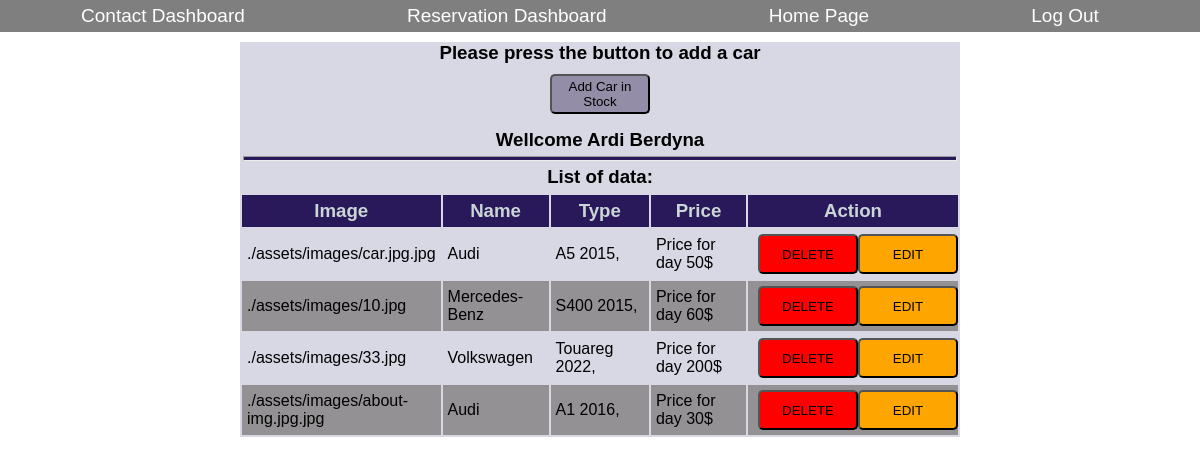
The app's page /CRUD/display.php (signed in) with its own data.
### tables this page shows
CREATE TABLE `cars` (
  `id` int(11) NOT NULL,
  `image` varchar(200) NOT NULL,
  `emri` varchar(200) NOT NULL,
  `lloji` varchar(200) NOT NULL,
  `qmimi` varchar(20) NOT NULL
);

### CRUD/database.php (called while the page is built)
<?php
 class dbConnect{
     private $conn = null;
     private $host = 'localhost';
     private $dbname = 'renta_car';
     private $dbusername = 'root';
     private $password = '';
        public function connectDB(){
            try{
                $this->conn = new PDO("mysql:host=$this->host;dbname=$this->dbname", $this->dbusername, $this->password);
         }catch(PDOException  $d){
                echo "nuk mund te lidhj me sukses";
         }
            return $this->conn;
        }
     }
?>

### CRUD/Menu-controller.php (called while the page is built, shortened)
<?php
require_once('database.php');
class Car extends dbConnect {
    private $dbconn;
    public function __construct($id='', $image='', $emri = '', $lloji='', $qmimi=''){
        $this->dbconn= $this->connectDB();
    }
    public function lexoDhenat(){
       $sql = "select * from cars";
       $stm=$this->dbconn->prepare($sql);
       $stm->execute();
       $rezultati = $stm->fetchAll(PDO::FETCH_ASSOC);
       return $rezultati;
    }
}
?>

### CRUD/display.php (the view, shortened to what this page needs)
<?php
    require_once('Menu-controller.php');
    $dhenat = new Car();
    $allDate = $dhenat->lexoDhenat();
?>
<!DOCTYPE html>
<html>
    <head>
    <link rel="stylesheet" href ="displayStyle.css" />
    </head>
    <body>
        <nav>
            <ul>
                <li><a href="readContact.php">Contact Dashboard</a></li>
                <li><a href="readReservatio.php">Reservation Dashboard</a></li>
                <li><a href="../index.php">Home Page</a></li>
                <li><a href="../logout.php">Log Out</a></li>
            </ul>
        </nav>
        <div id="a1">
            <header>
                <h3>Please press the button to add a car</h3>
                <a href="insert.php"><Button id='r' name= "button">Add Car in Stock</Button></a>
                <p><?php echo "Wellcome " . $_SESSION['role']; ?></p>
            </header>
            <table>
            <hr>
            <p>List of data:</p>
                    <tr>
                        <th>Image</th>
                        <th>Name</th>
                        <th>Type</th>
                        <th>Price</th>
                        <th>Action</th>
                    </tr>
                    <tr>
                        <?php
                            foreach($allDate as $key=>$value){
                        ?>
                        <td><?php echo $value['image']; ?></td>
                        <td><?php echo $value['emri']; ?></td>
                        <td><?php echo $value['lloji']; ?></td>
                        <td><?php echo $value['qmimi']; ?></td>
                        <td id='de'><a href="delete.php?id=<?php echo $value['id']?>"><button id="d">DELETE</button></a>
                        <a href="edit.php?id=<?php echo $value['id']?>"><button id='e'>EDIT</button></td></a>
                    </tr>
                    <?php
                    }
                    ?>
            </table>
        </div>
    </body>
</html>

### CRUD/displayStyle.css (style rules this page uses)
* { margin: 0; padding: 0; }
body { font-family: 'Segoe UI light', Tahoma, Geneva, Verdana, sans-serif; }
#a1 { display: flex; flex-direction: column; width: 60%; margin: 0 auto; background-color: rgb(215, 216, 228); }
hr { width: 99%; height: 3px; background: rgb(41 25 90); margin: 0 auto; }
header, table { display: flex; flex-direction: column; width: 100%; min-height: 100px; margin: a auto; justify-content: center; align-items: center; }
p { text-align: center; font-size: 14pt; font-weight: bolder; padding: 5px 0px; }
button { background-color:rgb(148 141 167); width: 100px; height: 40px; border-radius: 5px; cursor: pointer; }
#r { margin: 10px; }
td { width: 100px; padding: 5px; }
th { background-color: rgb(41 25 90); color: rgb(202, 214, 214); padding: 5px; font-size: 14pt; }
#de { width: 80px; display: flex; justify-content: center; padding-right: 5px; width: 100%; }
#d { background-color: red; }
#e { background-color: orange; }
tr:nth-child(odd) { background-color: rgb(148, 145, 148); }
nav { background-color: rgba(0, 0, 0, 0.5); margin-bottom: 10px; }
nav ul { margin-right: 20px; display: flex; flex-flow: row wrap; justify-content: space-around; align-items: center; }
nav ul li { list-style-type: none; padding: 5px; }
nav ul li a { font-size: 19px; text-decoration: none; display: inline; color: white; }

### records on screen
cars: image "./assets/images/car.jpg.jpg", emri "Audi", lloji "A5 2015,", qmimi "Price for day 50$"
cars: image "./assets/images/10.jpg", emri "Mercedes-Benz", lloji "S400 2015,", qmimi "Price for day 60$"
cars: image "./assets/images/33.jpg", emri "Volkswagen", lloji "Touareg 2022,", qmimi "Price for day 200$"
cars: image "./assets/images/about-img.jpg.jpg", emri "Audi", lloji "A1 2016,", qmimi "Price for day 30$"

### other values on screen
$_SESSION['role'] "Ardi Berdyna"
